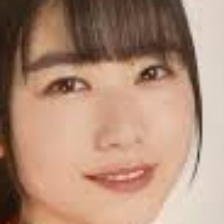
#> input picture face/akari/102.jpg, 224 x 224 px; its folder holds 3 pictures in this run
$ python inflation.py
#> lines starting #> are read from the running program, lines starting #| are printed output that depends on the picture
import shutil,random,glob,os,cv2
from scipy import ndimage
names=['akari','shiho','kyoko','miho','miku']
os.makedirs('./train',exist_ok=True)
img_size=224
"""
faceディレクトリから画像を読み込んで回転、ぼかし、閾値処理をしてtrainディレクトリに保存する.
"""
for name in names:
    in_dir='./face/'+name+'/*'
    out_dir='./train/'+name
    os.makedirs(out_dir,exist_ok=True)
    in_jpg=glob.glob(in_dir)
    img_file_name_list=os.listdir('./face/'+name+'/')
    for i in range(len(in_jpg)):
        # print(in_jpg[i])
        img=cv2.imread(in_jpg[i])
#> img is the input picture: shape (224, 224, 3); mean B, G, R 119.9, 140.5, 174.7
        for ang in [-10,0,10]:
            img_rot=ndimage.rotate(img,ang)
            img_rot=cv2.resize(img_rot,(img_size,img_size))
            fileName=os.path.join(out_dir,str(i)+'_'+str(ang)+'.jpg')
            cv2.imwrite(str(fileName),img_rot)
            # 閾値
            img_thr=cv2.threshold(img_rot,100,255,cv2.THRESH_TOZERO)[1]
            fileName=os.path.join(out_dir,str(i)+'_'+str(ang)+'thr.jpg')
            cv2.imwrite(str(fileName),img_thr)
            # ぼかし
            img_filter = cv2.GaussianBlur(img_rot,(5,5),0)
            fileName=os.path.join(out_dir,str(i)+'_'+str(ang)+'filter.jpg')
            cv2.imwrite(str(fileName),img_filter)
#> this loop made 3 passes
#> pass 1, `img_rot=ndimage.rotate(img,ang)`:
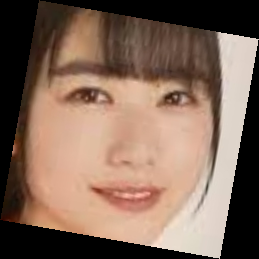
#> img_rot: shape (259, 259, 3); mean B, G, R 89, 104.2, 129.7
#> pass 1, `img_thr=cv2.threshold(img_rot,100,255,cv2.THRESH_TOZERO)[1]`:
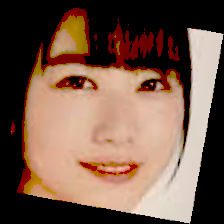
#> img_thr: shape (224, 224, 3); mean B, G, R 74.6, 90.6, 118.7
#> pass 1, `img_filter = cv2.GaussianBlur(img_rot,(5,5),0)`:
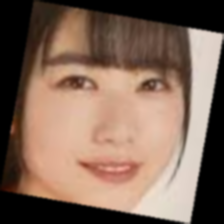
#> img_filter: shape (224, 224, 3); mean B, G, R 88.9, 104.2, 129.6
#> after the loop:
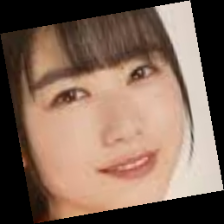
#> img_rot: shape (224, 224, 3); mean B, G, R 88.9, 104.1, 129.6
#> (the run stopped early here; a loop or call above may not have finished)
